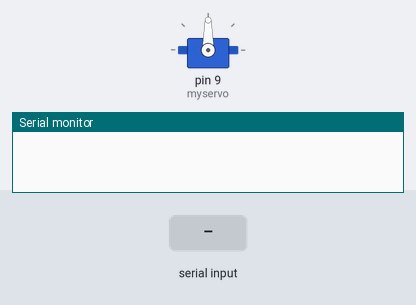
Simulated run of this sketch. Board: Arduino Uno, built with avr-gcc and run on an emulated ATmega328P. On the bench: servo, the last lines printed to the serial monitor. The inputs (shaded band) are chosen by the test bench.

Above: at 1.2 s.
1.3 s: "90,45\n" received over Serial
At 2.4 s:
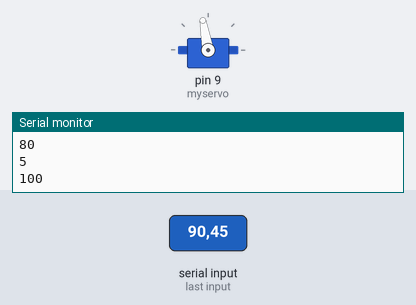
2.8 s: "30,150\n" received over Serial
At 3.6 s:
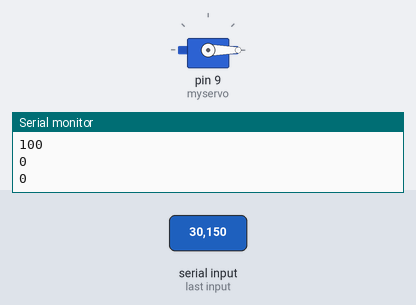
4.3 s: "200\n" received over Serial
5.8 s: "5\n" received over Serial
At 6.9 s:
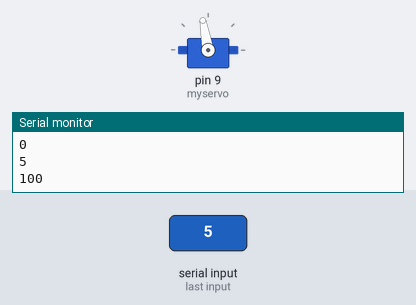
7.3 s: "90\n" received over Serial
At 8.1 s:
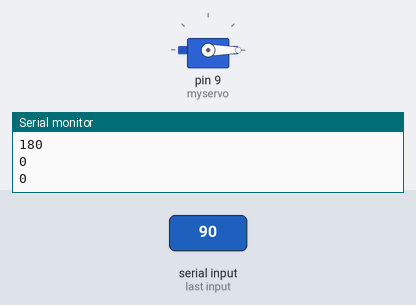
Timing chart, 0 to 9.8 s (numbered marks = the images above; inputs shaded):
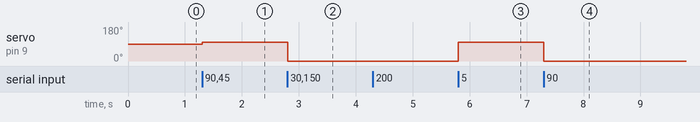

The sketch:

Project21-9g_Servo_Motor_B.ino
```cpp
#include <Servo.h>
Servo myservo;// define servo variable name
int val;
void setup()
{
  Serial.begin(9600);
  myservo.attach(9);// select servo pin(9 or 10)
}
void loop()
{
  val=Serial.read();
  if(val>='0'&&val<='9')
{
  val=val-'0';
  Serial.println(val, DEC);
  val=map(val, 0, 9, 0, 180);
  Serial.println(val, DEC);
  myservo.write(val);// set rotation angle of the motor
}}
```

Measured:
- after the input at 1.3 s, servo on pin 9 (myservo): 90° → 100° at once
- after the input at 2.8 s, servo on pin 9 (myservo): 100° → 0° at once
- after the input at 5.8 s, servo on pin 9 (myservo): 0° → 100° at once
- after the input at 7.3 s, servo on pin 9 (myservo): 100° → 0° at once
